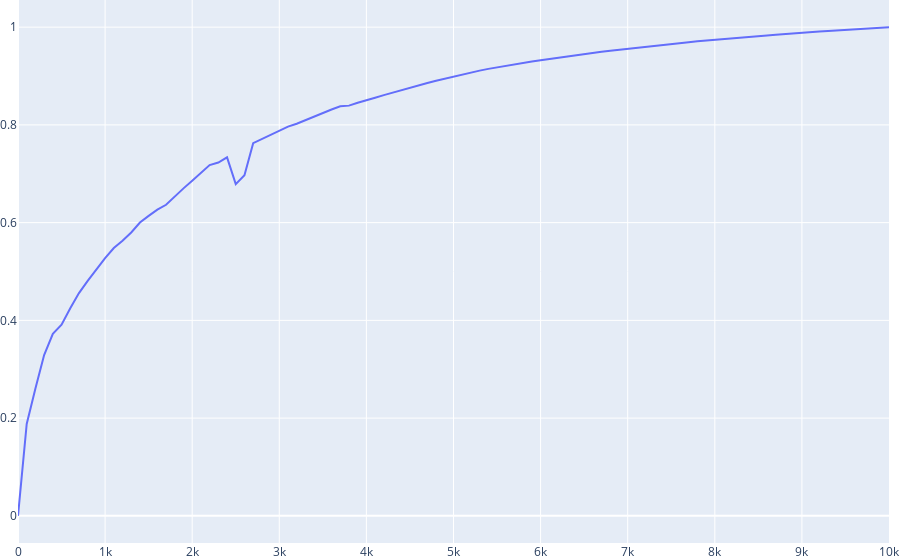

Notebook cell for this chart:
### Code cell
max_df = df[df['target'] >= 0.99]
fig = go.Figure()
fig.update_layout(margin={'r': 0, 'l': 0, 't': 0, 'b': 0})
fig.add_traces(
    go.Scatter(
        x=df['k1'],
        y=df['target'],
        hovertemplate='k1: %{x}<br>integral: %{y:.2f}',
        name='',
    ))
